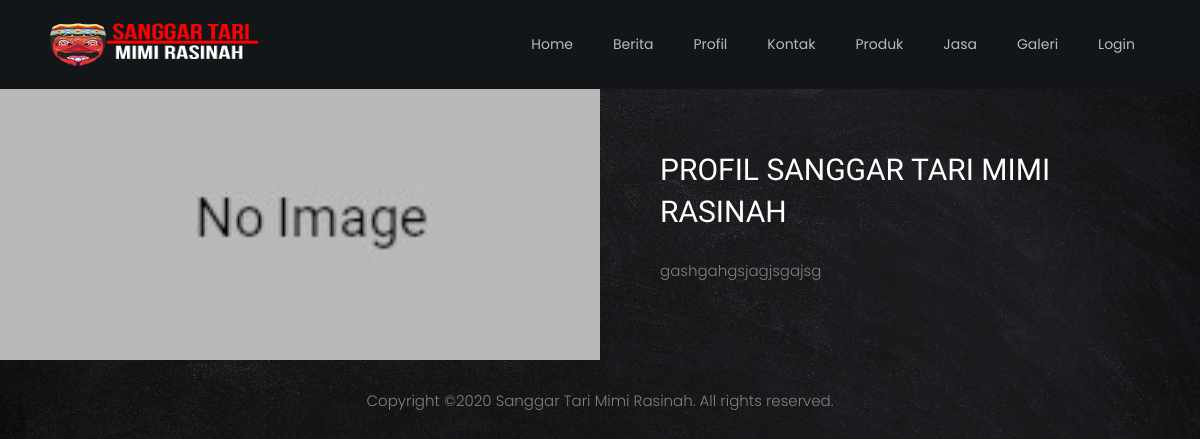
The page /mimirasinah/index.php/home/profil on the database as committed earlier.
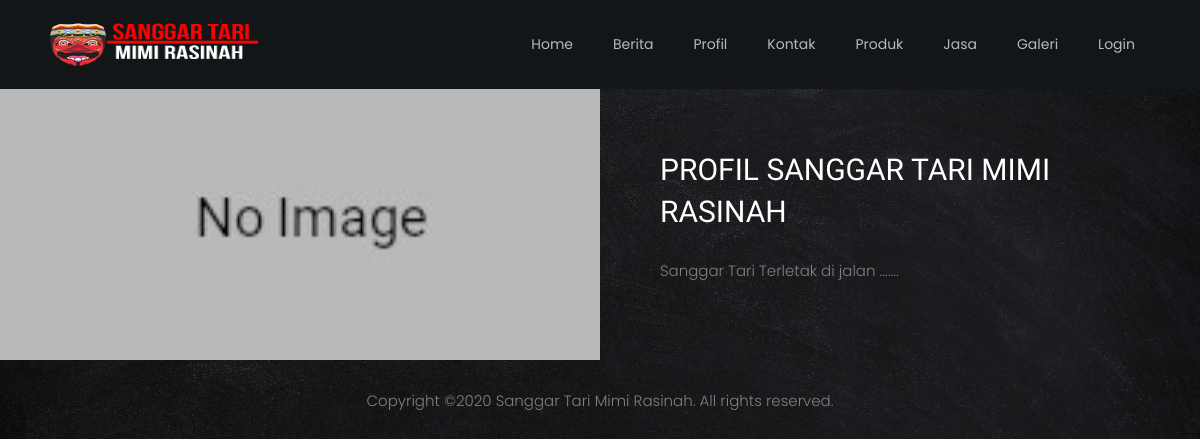
The same page on the database as committed later.
### tables this page shows
CREATE TABLE `profil` (
  `id_profil` int(11) NOT NULL,
  `judul` varchar(255) NOT NULL,
  `isi_profil` varchar(255) NOT NULL,
  `foto_profil` varchar(255) NOT NULL
);

### mimirasinah/application/controllers/Home.php (called while the page is built, shortened)
<?php
class Home extends CI_Controller {
	function __construct()
    {
		$this->load->model('Agenda_model');
		$this->load->model('User_model');
        $this->load->library('form_validation');
    }
	public function profil(){
		$data = array("container" => "user/profil", "footer" => "user/footer", "nav" => "user/nav");
		$this->load->view("user/template", $data);
	}
}

### mimirasinah/index.php (called while the page is built, shortened)
<?php
require_once BASEPATH.'core/CodeIgniter.php';

### mimirasinah/application/views/user/profil.php (the view)
<section class="ftco-about d-md-flex">
<?php
      $profil_data = $this->db->query("SELECT * from profil");
      foreach ($profil_data->result() as $profil)
      { ?>
    	<div class="one-half img" style="background-image: url(<?php echo base_url(); ?>user/slider/<?php echo $profil->foto_profil ?>);"></div>
      <div class="one-half ftco-animate">
        <div class="heading-section ftco-animate ">
          <h2 class="mb-4"> <?php echo $profil->judul; ?> </h2>
        </div>
        <div>
  				<p><?php echo $profil->isi_profil; ?></p>
  			</div>
      </div>
      <?php }?>
    </section>

Rows that differ between the two databases and show on the page:
changed profil "PROFIL SANGGAR TARI MIMI RASINAH": isi_profil "gashgahgsjagjsgajsg" → "Sanggar Tari Terletak di jalan ......."
